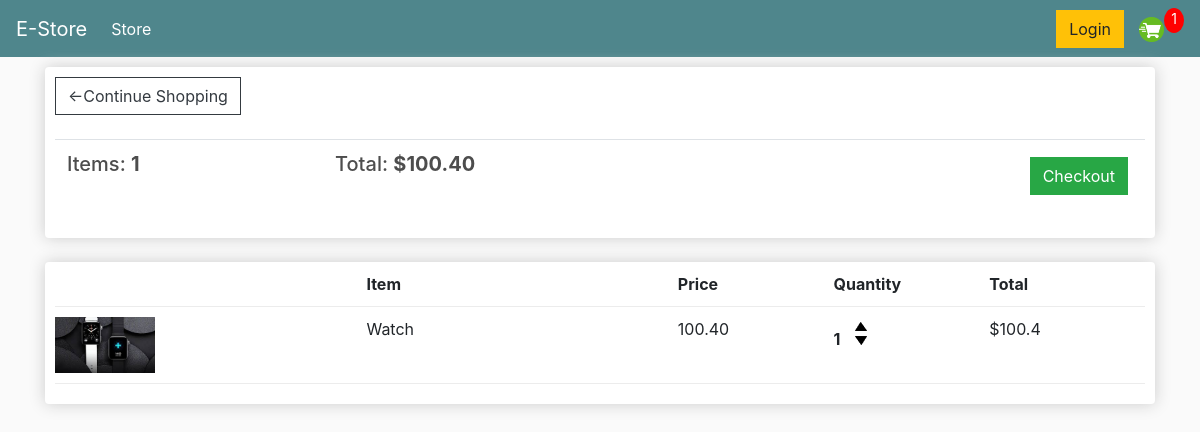
/cart/ (signed in), run on an earlier commit of the app's database.
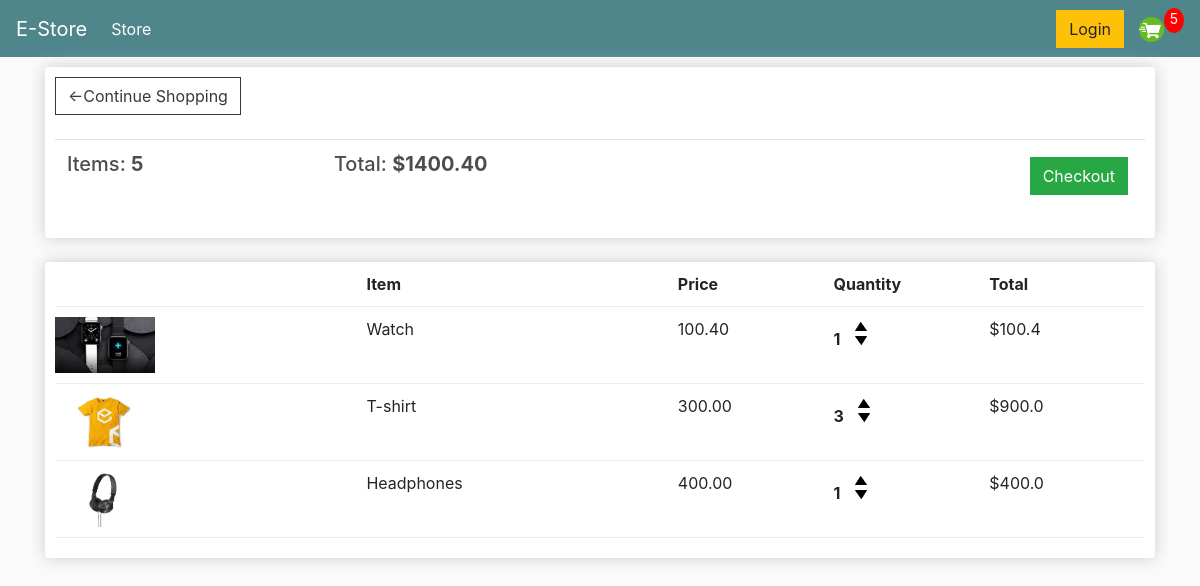
And on a later commit of the database.
### store/models.py (models this page shows, shortened)
class Order(models.Model):
    customer = models.ForeignKey(Customer, on_delete=models.SET_NULL,null=True,blank=True)
    date_ordered = models.DateTimeField(auto_now_add=True)
    complete = models.BooleanField(default=False)
    transaction_id = models.CharField(max_length=100, null=True)
    @property
    def get_cart_total(self):
        orderitems = self.orderitem_set.all()
        total = sum([item.get_total for item in orderitems])
        return total
    @property
    def get_cart_items(self):
        orderitems = self.orderitem_set.all()
        total = sum([item.quantity for item in orderitems])
        return total

class OrderItem(models.Model):
    product = models.ForeignKey(Product,on_delete=models.SET_NULL,null=True)
    order = models.ForeignKey(Order,on_delete=models.SET_NULL, null=True)
    quantity = models.IntegerField(default=0, null=True, blank=True)
    date_added = models.DateTimeField(auto_now_add=True)
    @property
    def get_total(self):
        total = self.product.price * self.quantity
        return total

class Product(models.Model):
    name = models.CharField(max_length=200)
    price = models.FloatField()
    digital = models.BooleanField(default=False, null=True, blank=True)
    image = models.ImageField(null=True,blank=True)
    @property
    def imageURL(self):
        try:
            url = self.image.url
        except:
            url = ''
        return url

### store/views.py (the view)
# urls.py: path('cart/', views.cart, name="cart"),
def cart(request):
    if request.user.is_authenticated :
        customer = request.user.customer
        order, created = Order.objects.get_or_create(customer=customer,complete = False)
        items = order.orderitem_set.all()
        cartItems = order.get_cart_items
    else:
        items = []
        order = {'get_cart_total':0, 'get_cart_items':0, 'shipping': False}  #for non-logged in users
        cartItems = order['get_cart_items']
    context = {'items':items,'order':order,'cartItems':cartItems}
    return render(request,'store/cart.html',context)

### store/templates/store/cart.html
{% extends 'store/main.html' %}
{% load static %}
{% block content %}
<div class="row">
    <div class="col-lg-12">
        <div class="box-element">
        <a class="btn btn-outline-dark" href="{% url 'store' %}">&#x2190;Continue Shopping</a>
        <br>
        <br>
        <table class="table">
            <tr>
                <th><h5>Items: <strong>{{order.get_cart_items}}</strong></h5></th>
                <th><h5>Total: <strong>${{order.get_cart_total|floatformat:2}}</strong></h5></th>
                <th>
                    <a style="float:right; margin:5px" class="btn btn-success"  href="{% url 'checkout' %}">Checkout</a>
                </th>
            </tr>
        </table>
        </div>
        <br>
        <div class="box-element">
            <div class="cart-row">
                <div style="flex:2"></div>
                <div style="flex:2"><strong>Item</strong></div>
                <div style="flex:1"><strong>Price</strong></div>
                <div style="flex:1"><strong>Quantity</strong></div>
                <div style="flex:1"><strong>Total</strong></div>
            </div>
            {% for item in items %}
            <div class="cart-row">
                <div style="flex:2"><img class="row-image" src="{{item.product.imageURL}}"></div>
                <div style="flex:2">{{item.product.name}}</div>
                <div style="flex:1">{{item.product.price|floatformat:2}}</div>
                <div style="flex:1">
                    <p class="quantity">{{item.quantity}}</p>
                    <div class="quantity">
                        <img data-product={{item.product.id}} data-action="add" class="chg-quantity update-cart" src="{% static  'images/arrow-up.png' %}">
                        <img data-product={{item.product.id}} data-action="remove" class="chg-quantity update-cart" src="{% static  'images/arrow-down.png' %}">
                    </div>
                </div>
                <div style="flex:1">${{item.get_total}}</div>
            </div>
            {% endfor %}
        </div>
    </div>
</div>
{% endblock content %}

### store/templates/store/main.html (shortened to what this page needs)
<!DOCTYPE html>
{% load static %}
<html lang="en">
<head>
    <link rel="stylesheet" href="https://stackpath.bootstrapcdn.com/bootstrap/4.4.1/css/bootstrap.min.css">
    <link rel="stylesheet" type="text/css" href="{% static 'css/main.css' %}">
</head>
<body>
    <nav class="navbar navbar-expand-lg navbar-dark bg-dark">
	  <a class="navbar-brand" href="{% url 'store' %}">E-Store</a>
	  <div class="collapse navbar-collapse" id="navbarSupportedContent">
	    <ul class="navbar-nav mr-auto">
	      <li class="nav-item active">
	        <a class="nav-link" href="{% url 'store' %}">Store<span class="sr-only">(current)</span></a>
	      </li>
	    </ul>
	    <div class="form-inline my-2 my-lg-0">
	     	<a href="#"class="btn btn-warning">Login</a>
	     	<a href="{% url 'cart' %}">
	    		<img  id="cart-icon" src="{% static 'images/cart.png' %}">
	    	</a>
	    	<p id="cart-total">{{cartItems}}</p>
	    </div>
	  </div>
	</nav>
    <div class="container">
        {% block content %}
        {% endblock content %}
    </div>
</body>
</html>

### static/css/main.css (style rules this page uses)
body { background-color: hsl(0, 0%, 98%); }
h1,h2,h3,h4,h5,h6 { color:hsl(0, 0%, 30%); }
.box-element { box-shadow:hsl(0, 0%, 80%) 0 0 16px; background-color: #fff; border-radius: 4px; padding: 10px; }
.bg-dark { background-color: #4f868c!important; }
#cart-icon { width:25px; display: inline-block; margin-left: 15px; }
#cart-total { display: block; text-align: center; color:#fff; background-color: red; width: 20px; height: 25px; border-radius: 50%; font-size: 14px; }
.col-lg-4, .col-lg-6, .col-lg-8, .col-lg-12 { margin-top: 10px; }
.btn { border-radius: 0; }
.row-image { width: 100px; }
.cart-row { display: flex; align-items: flex-stretch; padding-bottom: 10px; margin-bottom: 10px; border-bottom: 1px solid #ececec; }
.quantity { display: inline-block; font-weight: 700; padding-right:10px; }
.chg-quantity { width: 12px; cursor: pointer; display: block; margin-top: 5px; transition:.1s; }

What changed in the data, as far as the page shows it:
computed for Order: get_cart_items "1" → "5"; get_cart_total "100.40" → "1400.40"
added OrderItem: product.imageURL (picture), product.name "T-shirt", product.price "300.00", quantity "3", get_total "900.0"
added OrderItem: product.imageURL (picture), product.name "Headphones", product.price "400.00", quantity "1", get_total "400.0"
Also different on the page:
{{ cartItems }}: "1" → "5"
